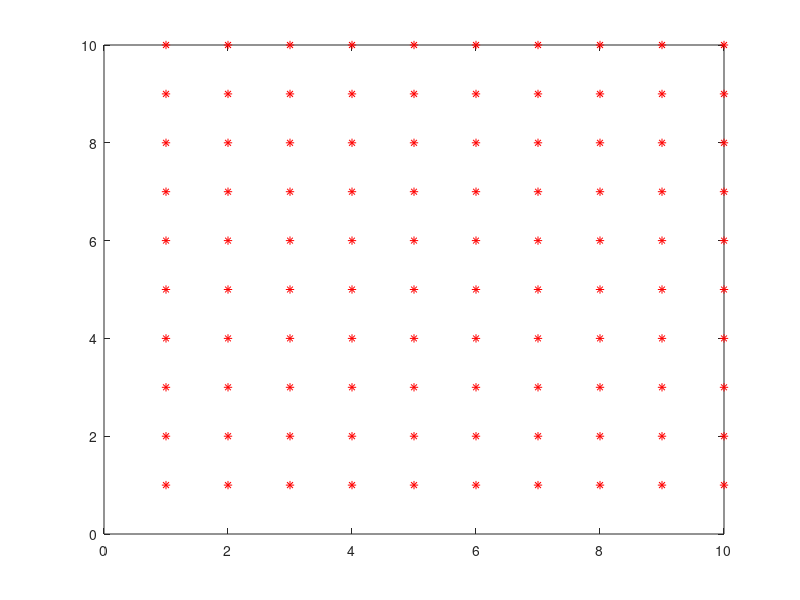

This chart was generated by the following MATLAB code: (Note: this script raises an error after producing the figure.)
clear all
clf

N=10; % 10x10 (NxN)
max_len = 10; % route len

for i=1:N
    for j=1:N
        plot(i,j,'r*');
        hold on
    end
end


fld = zeros(N,N);
old_power = 10000000;
legend_text = [];
for i=10:1:45
    max_len = i;
    old_power = 10000000;
    
    for test=1:20
        route = zeros(max_len, 2);
        x_phase = rand(1)*pi;
        for j=1:max_len+1
            x = round( N/2 + 1/2 + 0.8*max_len/2/pi*cos(2*pi*(j-1)/max_len + x_phase) );
            y = round( N/2 + 1/2 + 0.8*max_len/2/pi*sin(2*pi*(j-1)/max_len + x_phase) );
            route(j,:) = [x, y];
            route(j,:) = [x, y];
        end

%        route = check_route(route);

        power = calc_power(fld, route);
        route2 = route;
        for k=1:100
            for l=2:size(route,1)-1
                route2 = route;
                for x1=-2:2
                    for y1=-2:2
                        route2(l,1) = route2(l,1) + x1;
                        route2(l,2) = route2(l,2) + y1;

                        power2 = calc_power(fld,route2);
                        if (power2 < power) && (calc_distance(route2)<max_len*0.8)
                            route = route2;
                        end
                    end
                end
            end
%            route = check_route(route);
        end

        if old_power > calc_power(fld,route)
            old_power = calc_power(fld,route);
            fig1 = figure;
            clf

            xx = route(:,1);
            yy = route(:,2);
            plot(xx,yy,'LineWidth',2);
            hold on
    %        axis([0.5 10.5 0.5 10.5])
            legend_text = [num2str(max_len*1000/3600, 'Период опроса %7.4f часов'), ', затраты энергии ', num2str(old_power/1.1, '%7.4f кДж')];
            title(legend_text);

            for i=1:N
                for j=1:N
                    plot(i,j,'r*');
    %                hold on
                end
            end
            drawnow;
            
            img_name = ['Result_' num2str(max_len) '_' num2str(test) '.jpg'];
            disp(img_name)
            saveas(fig1, img_name);
            
            pwr = calc_power(fld, route);
            disp([num2str(max_len,'%02d') ', ' num2str(calc_distance(route),'%05.2f, ') ' ' num2str(pwr)])
        end
    end
end

